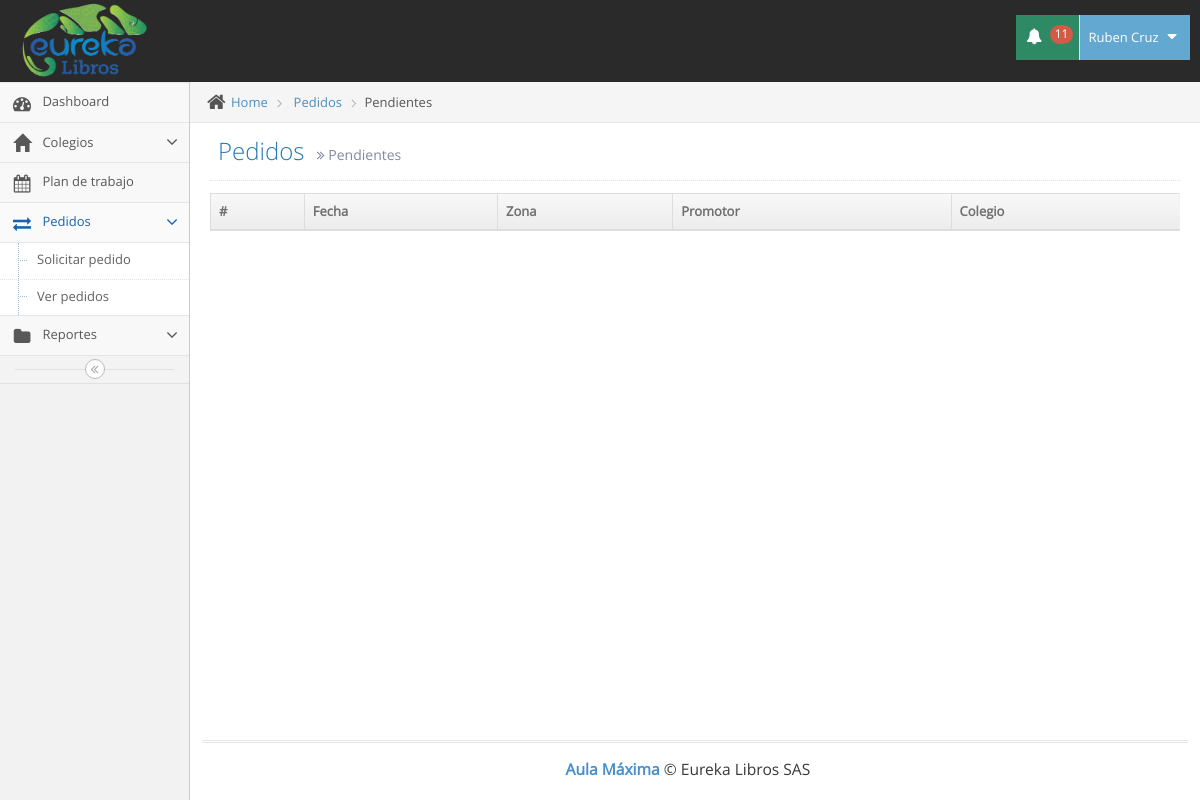
The app's page /lista_pedidos.php (signed in), older data.
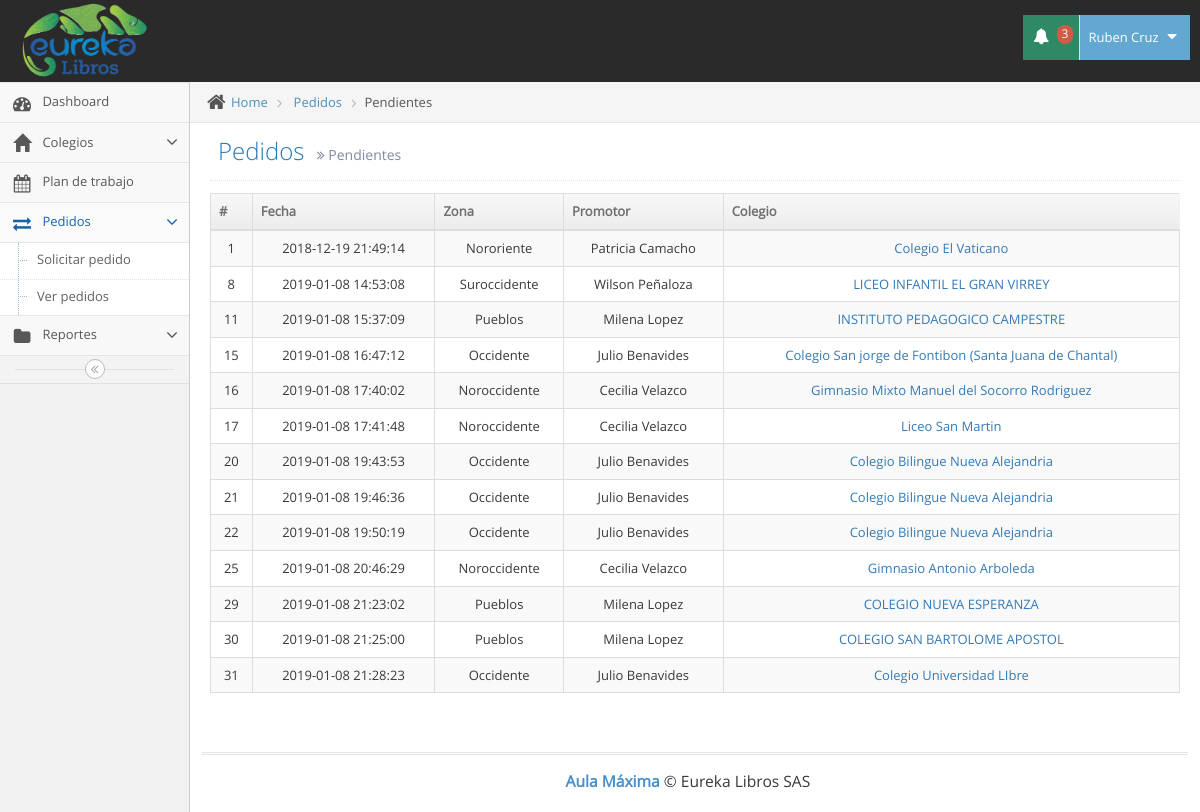
The same page, newer data.
### tables this page shows
CREATE TABLE `usuarios` (
  `id` int(11) NOT NULL,
  `tipo` int(11) NOT NULL,
  `id_pais` int(11) NOT NULL,
  `cedula` varchar(12) NOT NULL,
  `nombres` varchar(100) NOT NULL,
  `apellidos` varchar(100) NOT NULL,
  `telefono` varchar(12) NOT NULL,
  `direccion` varchar(100) NOT NULL,
  `correo` varchar(100) NOT NULL,
  `clave` varchar(100) NOT NULL,
  `cod_zona` varchar(10) NOT NULL
);

CREATE TABLE `pedidos` (
  `id` int(11) NOT NULL,
  `codigo` varchar(10) NOT NULL,
  `id_periodo` int(11) NOT NULL,
  `id_colegio` int(11) NOT NULL,
  `id_usuario` int(11) NOT NULL,
  `fecha` timestamp NOT NULL DEFAULT CURRENT_TIMESTAMP ON UPDATE CURRENT_TIMESTAMP,
  `factura` varchar(20) NOT NULL,
  `fecha_r` date NOT NULL,
  `observaciones` varchar(500) NOT NULL,
  `estado` int(11) NOT NULL
);

CREATE TABLE `colegios` (
  `id` int(11) NOT NULL,
  `codigo` varchar(11) NOT NULL,
  `colegio` varchar(100) NOT NULL,
  `direccion` varchar(100) NOT NULL,
  `barrio` varchar(100) NOT NULL,
  `telefono` varchar(20) NOT NULL,
  `web` varchar(100) NOT NULL,
  `cumpleaños` date NOT NULL,
  `cod_zona` varchar(8) NOT NULL,
  `id_usuario` int(11) NOT NULL,
  `fecha_creacion` timestamp NOT NULL DEFAULT CURRENT_TIMESTAMP ON UPDATE CURRENT_TIMESTAMP
);

### lista_pedidos.php (the view, shortened to what this page needs)
<!DOCTYPE html>
<html lang="es">
	<head>
		<link rel="stylesheet" href="assets/css/bootstrap.min.css" />
		<link rel="stylesheet" href="assets/font-awesome/4.5.0/css/font-awesome.min.css" />
		<link rel="stylesheet" href="assets/css/jquery-ui.min.css" />
		<link rel="stylesheet" href="assets/css/bootstrap-datepicker3.min.css" />
		<link href="assets/js/dataTables/dataTables.bootstrap.css" rel="stylesheet" />
		<link rel="stylesheet" href="assets/css/ace.min.css" class="ace-main-stylesheet" id="main-ace-style" />
		<link rel="stylesheet" href="assets/css/ace-skins.min.css" />
		<link rel="stylesheet" href="assets/css/ace-rtl.min.css" />
	</head>
	<body class="no-skin">
		<?php include("template/nav.php"); ?>
		<div class="main-container ace-save-state" id="main-container">
			<?php include("template/sidebar.php"); ?>
			<div class="main-content">
				<div class="main-content-inner">
					<div class="breadcrumbs ace-save-state" id="breadcrumbs">
						<ul class="breadcrumb">
							<li>
								<i class="ace-icon fa fa-home home-icon"></i>
								<a href="#">Home</a>
							</li>
							<li>
								<a href="#">Pedidos</a>
							</li>
							<li class="active">Pendientes</li>
						</ul>
					</div>
					<div class="page-content">
						<div class="page-header">
							<h1>
								Pedidos
								<small>
									<i class="ace-icon fa fa-angle-double-right"></i>
									Pendientes
								</small>
							</h1>
						</div>
						<div class="row">
							<div class="col-xs-12">
								<?php
                                	include("conexion/bdd.php");
                                	$sql = "SELECT p.id, z.zona, u.nombres, u.apellidos, p.fecha, c.colegio FROM pedidos p JOIN colegios c ON p.id_colegio=c.id JOIN zonas z ON z.codigo=c.cod_zona JOIN usuarios u ON u.cod_zona=z.codigo WHERE p.estado='1' GROUP BY p.id";
									$req = $bdd->prepare($sql);
									$req->execute();
								$pedidos = $req->fetchAll();
                            ?>
                            <div class="table-responsive">
                                <table class="table table-striped table-bordered table-hover" id="dataTables-example">
                                    <thead>
                                        <tr>
                                            <th>#</th>
                                            <th>Fecha</th>
                                            <th>Zona</th>
                                            <th>Promotor</th>
                                            <th>Colegio</th>
                                        </tr>
                                    </thead>
                                    <tbody>
                                        <?php
                                        	foreach($pedidos as $pedido) {
                                            	$promotor= $pedido["nombres"]." ".$pedido["apellidos"];
                                                echo'<tr class="odd gradeX">';
                                                echo'<td class="center">'.$pedido["id"].'</td>';
                                                echo'<td class="center">'.$pedido["fecha"].'</td>';
                                               echo'<td class="center">'.$pedido["zona"].'</td>';
                                                echo'<td class="center">'.$promotor.'</td>';
                                                echo'<td class="center"><a href="pedido_colegio.php?id_pedido='.$pedido["id"].'">'.$pedido["colegio"].'</a></td>';
                                            }
                                         ?>
                                        </tr>
                                    </tbody>
                                </table>
                            </div>
							</div>
						</div>
					</div>
				</div>
			</div>
			<div class="footer">
				<div class="footer-inner">
					<div class="footer-content">
						<span class="bigger-120">
							<span class="blue bolder">Aula Máxima</span>
							 &copy; Eureka Libros SAS
						</span>
					</div>
				</div>
			</div>
		</div>
	</body>
</html>

### template/nav.php (shortened to what this page needs)
<div id="navbar" class="navbar navbar-default          ace-save-state">
			<div class="navbar-container ace-save-state" id="navbar-container">
				<div class="navbar-header pull-left">
					<a href="index.php" class="navbar-brand">
						<small>
							<img src="assets/images/logo_eureka.png" alt="" class="" height="80px" width="125px">
						</small>
					</a>
				</div>
				<div class="navbar-buttons navbar-header pull-right" role="navigation">
					<ul class="nav ace-nav">
						<?php
							include("conexion/bdd.php");
							if ($_SESSION["tipo"]==1) {
								$sql_n = "SELECT n.id FROM notificaciones n JOIN tipos_notifi t ON t.id=n.id_tipo_notifi JOIN colegios c ON c.id=n.id_colegio WHERE t.id='1' AND n.visible='1'";
								$sql = "SELECT t.id, t.tipo, c.codigo, c.colegio, n.id_periodo FROM notificaciones n JOIN tipos_notifi t ON t.id=n.id_tipo_notifi JOIN colegios c ON c.id=n.id_colegio WHERE t.id='1' AND n.visible='1' LIMIT 7";
							}else {
								$sql_n = "SELECT n.id FROM notificaciones n JOIN tipos_notifi t ON t.id=n.id_tipo_notifi JOIN colegios c ON c.id=n.id_colegio WHERE t.id > 1 AND n.visible='1' AND c.cod_zona='".$_SESSION["zona"]."'";
							}
							$req_n = $bdd->prepare($sql_n);
							$req_n->execute();
							$num= $req_n->rowCount();
						?>
						<li class="green dropdown-modal">
							<a data-toggle="dropdown" class="dropdown-toggle" href="#">
								<?php if ($num > 0) { ?>
								<i class="ace-icon fa fa-bell icon-animated-bell"></i>
								<?php }else{ ?>
								<i class="ace-icon fa fa-bell"></i>
								<?php } ?>
								<?php if ($num > 0) { ?>
								<span class="badge badge-important"><?php echo $num; ?></span>
								<?php }?>
							</a>
						</li>
						<li class="light-blue dropdown-modal">
							<a data-toggle="dropdown" href="#" class="dropdown-toggle">
								<?php
									require_once('conexion/bdd.php');
									$sql = "SELECT nombres,apellidos FROM usuarios WHERE id='".$_SESSION['id']."'";
									$req = $bdd->prepare($sql);
									$req->execute();
									$usuario = $req->fetch();
									$nombre_completo=$usuario["nombres"]." ".$usuario["apellidos"];
								?>
									<?php echo $nombre_completo; ?>
								<i class="ace-icon fa fa-caret-down"></i>
							</a>
						</li>
					</ul>
				</div>
			</div>
		</div>

### template/sidebar.php (shortened to what this page needs)
<div id="sidebar" class="sidebar                  responsive                    ace-save-state sidebar-fixed sidebar-scroll">
				<ul class="nav nav-list">
					<li class="inicio">
						<a href="index.php">
							<i class="menu-icon fa fa-tachometer"></i>
							<span class="menu-text"> Dashboard </span>
						</a>
					</li>
					<li class="abrir_colegios">
						<a href="#" class="dropdown-toggle">
							<i class="menu-icon glyphicon glyphicon-home"></i>
							<span class="menu-text"> Colegios </span>
							<b class="arrow fa fa-angle-down"></b>
						</a>
					</li>
					<li class="plan_trabajo">
						<a href="calendar.php">
							<i class="menu-icon fa fa-calendar"></i>
							<span class="menu-text">
								Plan de trabajo
							</span>
						</a>
					</li>
					<li class="abrir_pedidos">
						<a href="#" class="dropdown-toggle">
							<i class="menu-icon fa fa-exchange"></i>
							<span class="menu-text"> Pedidos </span>
							<b class="arrow fa fa-angle-down"></b>
						</a>
						<ul class="submenu">
							<?php if ($_SESSION["tipo"]==3) {?>
							<li class="solicitar_pedido">
								<a href="periodo_pedidos.php">
									Solicitar pedido
								</a>
							</li>
							<li class="ver_pedidos">
								<a href="ver_pedidos.php">
									Ver pedidos
								</a>
							</li>
						<?php } ?>
						</ul>
					</li>
					<li class="abrir_reportes">
						<a href="#" class="dropdown-toggle">
							<i class="menu-icon fa fa-folder"></i>
							<span class="menu-text"> Reportes </span>
							<b class="arrow fa fa-angle-down"></b>
						</a>
						</li>
					</ul>
				<div class="sidebar-toggle sidebar-collapse" id="sidebar-collapse">
					<i id="sidebar-toggle-icon" class="ace-icon fa fa-angle-double-left ace-save-state" data-icon1="ace-icon fa fa-angle-double-left" data-icon2="ace-icon fa fa-angle-double-right"></i>
				</div>
			</div>

Row changes from the older to the newer data that the page shows:
added pedidos: id "1", fecha "2018-12-19 21:49:14", zona "Nororiente", promotor "Patricia Camacho", id_colegio.colegio "Colegio El Vaticano"
added pedidos: id "8", fecha "2019-01-08 14:53:08", zona "Suroccidente", promotor "Wilson Peñaloza", id_colegio.colegio "LICEO INFANTIL EL GRAN VIRREY"
added pedidos: id "11", fecha "2019-01-08 15:37:09", zona "Pueblos", promotor "Milena Lopez", id_colegio.colegio "INSTITUTO PEDAGOGICO CAMPESTRE"
added pedidos: id "15", fecha "2019-01-08 16:47:12", zona "Occidente", promotor "Julio Benavides", id_colegio.colegio "Colegio San jorge de Fontibon (Santa Juana de Chantal)"
added pedidos: id "16", fecha "2019-01-08 17:40:02", zona "Noroccidente", promotor "Cecilia Velazco", id_colegio.colegio "Gimnasio Mixto Manuel del Socorro Rodriguez"
added pedidos: id "17", fecha "2019-01-08 17:41:48", zona "Noroccidente", promotor "Cecilia Velazco", id_colegio.colegio "Liceo San Martin"
added pedidos: id "20", fecha "2019-01-08 19:43:53", zona "Occidente", promotor "Julio Benavides", id_colegio.colegio "Colegio Bilingue Nueva Alejandria"
added pedidos: id "21", fecha "2019-01-08 19:46:36", zona "Occidente", promotor "Julio Benavides", id_colegio.colegio "Colegio Bilingue Nueva Alejandria"
added pedidos: id "22", fecha "2019-01-08 19:50:19", zona "Occidente", promotor "Julio Benavides", id_colegio.colegio "Colegio Bilingue Nueva Alejandria"
added pedidos: id "25", fecha "2019-01-08 20:46:29", zona "Noroccidente", promotor "Cecilia Velazco", id_colegio.colegio "Gimnasio Antonio Arboleda"
added pedidos: id "29", fecha "2019-01-08 21:23:02", zona "Pueblos", promotor "Milena Lopez", id_colegio.colegio "COLEGIO NUEVA ESPERANZA"
added pedidos: id "30", fecha "2019-01-08 21:25:00", zona "Pueblos", promotor "Milena Lopez", id_colegio.colegio "COLEGIO SAN BARTOLOME APOSTOL"
added pedidos: id "31", fecha "2019-01-08 21:28:23", zona "Occidente", promotor "Julio Benavides", id_colegio.colegio "Colegio Universidad LIbre"
Text that changed along with them:
$num: "11" → "3"
